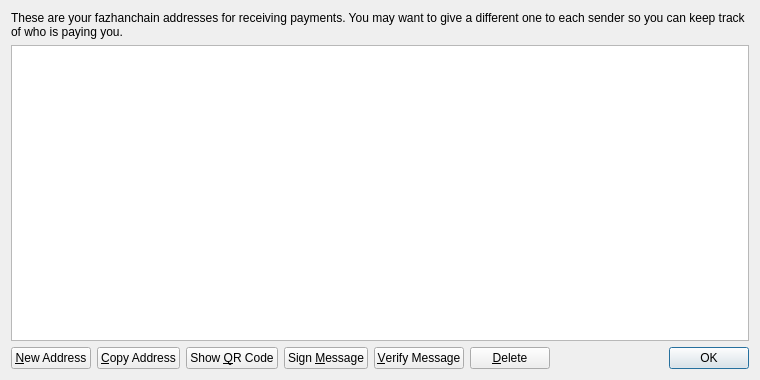
<?xml version="1.0" encoding="UTF-8"?>
<ui version="4.0">
 <class>AddressBookPage</class>
 <widget class="QWidget" name="AddressBookPage">
  <property name="geometry">
   <rect>
    <x>0</x>
    <y>0</y>
    <width>760</width>
    <height>380</height>
   </rect>
  </property>
  <property name="windowTitle">
   <string>Address Book</string>
  </property>
  <layout class="QVBoxLayout" name="verticalLayout">
   <item>
    <widget class="QLabel" name="labelExplanation">
     <property name="text">
      <string>These are your fazhanchain addresses for receiving payments. You may want to give a different one to each sender so you can keep track of who is paying you.</string>
     </property>
     <property name="textFormat">
      <enum>Qt::PlainText</enum>
     </property>
     <property name="wordWrap">
      <bool>true</bool>
     </property>
    </widget>
   </item>
   <item>
    <widget class="QTableView" name="tableView">
     <property name="contextMenuPolicy">
      <enum>Qt::CustomContextMenu</enum>
     </property>
     <property name="toolTip">
      <string>Double-click to edit address or label</string>
     </property>
     <property name="tabKeyNavigation">
      <bool>false</bool>
     </property>
     <property name="selectionMode">
      <enum>QAbstractItemView::SingleSelection</enum>
     </property>
     <property name="selectionBehavior">
      <enum>QAbstractItemView::SelectRows</enum>
     </property>
     <property name="sortingEnabled">
      <bool>true</bool>
     </property>
     <attribute name="verticalHeaderVisible">
      <bool>false</bool>
     </attribute>
    </widget>
   </item>
   <item>
    <layout class="QHBoxLayout" name="horizontalLayout">
     <item>
      <widget class="QPushButton" name="newAddressButton">
       <property name="toolTip">
        <string>Create a new address</string>
       </property>
       <property name="text">
        <string>&amp;New Address</string>
       </property>
      </widget>
     </item>
     <item>
      <widget class="QPushButton" name="copyToClipboard">
       <property name="toolTip">
        <string>Copy the currently selected address to the system clipboard</string>
       </property>
       <property name="text">
        <string>&amp;Copy Address</string>
       </property>
      </widget>
     </item>
     <item>
      <widget class="QPushButton" name="showQRCode">
       <property name="text">
        <string>Show &amp;QR Code</string>
       </property>
      </widget>
     </item>
     <item>
      <widget class="QPushButton" name="signMessage">
       <property name="toolTip">
        <string>Sign a message to prove you own a fazhanchain address</string>
       </property>
       <property name="text">
        <string>Sign &amp;Message</string>
       </property>
      </widget>
     </item>
     <item>
      <widget class="QPushButton" name="verifyMessage">
       <property name="toolTip">
        <string>Verify a message to ensure it was signed with a specified fazhanchain address</string>
       </property>
       <property name="text">
        <string>&amp;Verify Message</string>
       </property>
      </widget>
     </item>
     <item>
      <widget class="QPushButton" name="deleteButton">
       <property name="toolTip">
        <string>Delete the currently selected address from the list</string>
       </property>
       <property name="text">
        <string>&amp;Delete</string>
       </property>
      </widget>
     </item>
     <item>
      <spacer name="horizontalSpacer">
       <property name="orientation">
        <enum>Qt::Horizontal</enum>
       </property>
       <property name="sizeHint" stdset="0">
        <size>
         <width>40</width>
         <height>20</height>
        </size>
       </property>
      </spacer>
     </item>
     <item>
      <widget class="QDialogButtonBox" name="buttonBox">
       <property name="sizePolicy">
        <sizepolicy hsizetype="Maximum" vsizetype="Fixed">
         <horstretch>0</horstretch>
         <verstretch>0</verstretch>
        </sizepolicy>
       </property>
       <property name="standardButtons">
        <set>QDialogButtonBox::Ok</set>
       </property>
      </widget>
     </item>
    </layout>
   </item>
  </layout>
 </widget>
 <resources>
  <include location="../bitcoin.qrc"/>
 </resources>
 <connections/>
</ui>
